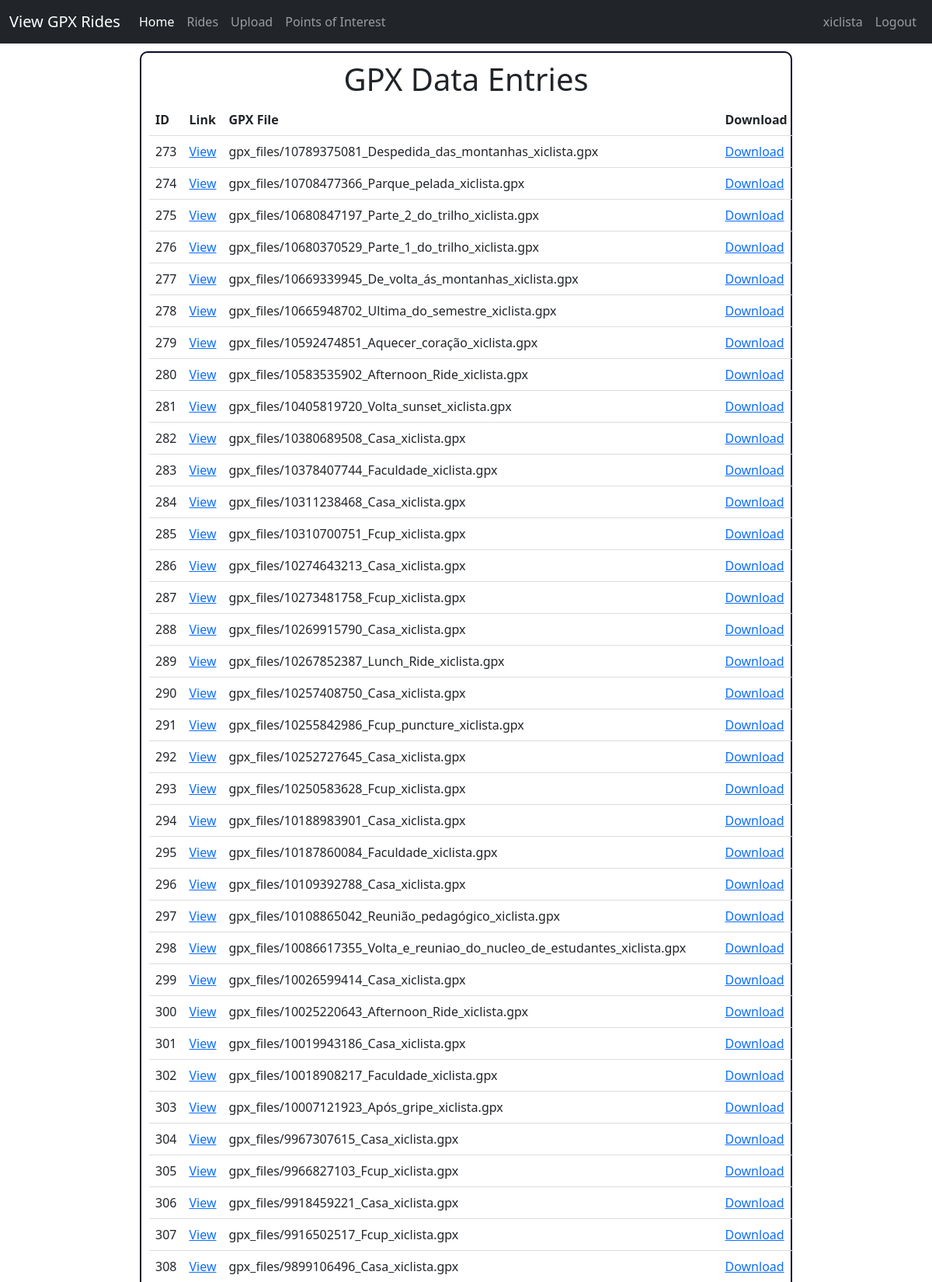
/map/gpx_data/ (signed in, upper part), run on the app's committed database.
### maps/models.py (models this page shows, shortened)
class CustomUser(AbstractUser):
    groups = models.ManyToManyField(
        'auth.Group',
        verbose_name='groups',
        blank=True,
        related_name='custom_user_set',  # Specify custom related_name
        related_query_name='custom_user',
    )
    objects = UserManager()

class GPXData(models.Model):
    id = models.AutoField(primary_key=True)
    user = models.ForeignKey(CustomUser, on_delete=models.CASCADE, related_name='gpx_data_set', related_query_name='gpx_data')  # Specify related_name and related_query_name
    gpx_file = models.FileField(upload_to='gpx_files/')

### maps/views.py (the view)
# urls.py: path('gpx_data/', views.display_gpx_data, name='display_gpx_data'),
def display_gpx_data(request):
    if request.user.is_authenticated:
        gpx_data_entries = GPXData.objects.filter(user=request.user)
        return render(request, 'display_gpx.html', {'gpx_data_entries': gpx_data_entries})
    else:
        raise PermissionDenied

### maps/templates/display_gpx.html (shortened to what this page needs)
{% extends 'base.html' %}
{% block content %}
<!DOCTYPE html>
<html>
<head>
    <link rel="stylesheet" href="https://cdn.jsdelivr.net/npm/bootstrap@5.1.3/dist/css/bootstrap.min.css">
</head>
<body>
    <div class="boxi">
    <div class="mx-auto max-w-xl text-center">
        <h1>GPX Data Entries</h1>
        <table>
            <thead>
                <tr>
                    <th>ID</th>
                    <th>Link</th>
                    <th>GPX File</th>
                    <th>Download</th>
                </tr>
            </thead>
            <tbody>
                {% for entry in gpx_data_entries %}
                <tr>
                    <td>{{ entry.id }}</td>
                    <td><a href="/map/gpx_data/{{ entry.id }}">View</a></td>
                    <td>{{ entry.gpx_file.name }}</td>
                    <td><a href="/map/gpx_data/{{ entry.id }}/file">Download</a></td>
                </tr>
                {% endfor %}
            </tbody>
        </table>
    </div>
    </div>
</body>
</html>
{% endblock %}

### maps/templates/navbar.html (shortened to what this page needs)
<!DOCTYPE html>
<html lang="en">
<head>
    <link rel="stylesheet" href="https://cdn.jsdelivr.net/npm/bootstrap@5.1.3/dist/css/bootstrap.min.css">
</head>
<body>
    <nav class="navbar navbar-expand-lg navbar-dark bg-dark">
      <div class="container-fluid">
          <a class="navbar-brand" href="#">View GPX Rides</a>
          <div class="collapse navbar-collapse" id="navbarNav">
              <ul class="navbar-nav me-auto">
                  <li class="nav-item">
                      <a class="nav-link active" aria-current="page" href="/map/">Home</a>
                  </li>
                  <li class="nav-item">
                      <a class="nav-link" href="/map/gpx_data/">Rides</a>
                  </li>
                  <li class="nav-item">
                      <a class="nav-link" href="/map/upload_gpx">Upload</a>
                  </li>
                  <li class="nav-item">
                      <a class="nav-link" href="/map/pois/">Points of Interest</a>
                    </li>
              </ul>
              <ul class="navbar-nav">
                  {% if user.is_authenticated %}
                      <li class="nav-item">
                          <a class="nav-link" href="#">{{ user.username }}</a>
                      </li>
                      <li class="nav-item">
                          <a id="logout-link" class="nav-link" href="{% url 'logout' %}">Logout</a>
                      </li>
                  {% endif %}
              </ul>
          </div>
      </div>
    </nav>
</body>

### maps/templates/navbar.html (style rules this page uses)
.navbar.navbar-expand-lg.navbar-dark.bg-dark { margin-bottom: 0px; }

### maps/templates/display_gpx.html (style rules this page uses)
table { border-collapse: collapse; width: 100%; }
th, td { padding: 8px; text-align: left; border-bottom: 1px solid #ddd; }
.boxi { margin: 0 auto; width: 70%; padding: 10px; border-radius: 10px; margin-top: 10px; align-items: center; border-color: hsl(240, 55%, 10%); border: 2px solid hsl(240, 55%, 10%); text-align: center; }

### data on the page
CustomUser: username "xiclista"
GPXData: id "273", gpx_file.name "gpx_files/10789375081_Despedida_das_montanhas_xiclista.gpx"
GPXData: id "274", gpx_file.name "gpx_files/10708477366_Parque_pelada_xiclista.gpx"
GPXData: id "275", gpx_file.name "gpx_files/10680847197_Parte_2_do_trilho_xiclista.gpx"
GPXData: id "276", gpx_file.name "gpx_files/10680370529_Parte_1_do_trilho_xiclista.gpx"
GPXData: id "277", gpx_file.name "gpx_files/10669339945_De_volta_ás_montanhas_xiclista.gpx"
GPXData: id "278", gpx_file.name "gpx_files/10665948702_Ultima_do_semestre_xiclista.gpx"
GPXData: id "279", gpx_file.name "gpx_files/10592474851_Aquecer_coração_xiclista.gpx"
GPXData: id "280", gpx_file.name "gpx_files/10583535902_Afternoon_Ride_xiclista.gpx"
GPXData: id "281", gpx_file.name "gpx_files/10405819720_Volta_sunset_xiclista.gpx"
GPXData: id "282", gpx_file.name "gpx_files/10380689508_Casa_xiclista.gpx"
GPXData: id "283", gpx_file.name "gpx_files/10378407744_Faculdade_xiclista.gpx"
GPXData: id "284", gpx_file.name "gpx_files/10311238468_Casa_xiclista.gpx"
GPXData: id "285", gpx_file.name "gpx_files/10310700751_Fcup_xiclista.gpx"
GPXData: id "286", gpx_file.name "gpx_files/10274643213_Casa_xiclista.gpx"
GPXData: id "287", gpx_file.name "gpx_files/10273481758_Fcup_xiclista.gpx"
GPXData: id "288", gpx_file.name "gpx_files/10269915790_Casa_xiclista.gpx"
GPXData: id "289", gpx_file.name "gpx_files/10267852387_Lunch_Ride_xiclista.gpx"
GPXData: id "290", gpx_file.name "gpx_files/10257408750_Casa_xiclista.gpx"
GPXData: id "291", gpx_file.name "gpx_files/10255842986_Fcup_puncture_xiclista.gpx"
GPXData: id "292", gpx_file.name "gpx_files/10252727645_Casa_xiclista.gpx"
GPXData: id "293", gpx_file.name "gpx_files/10250583628_Fcup_xiclista.gpx"
GPXData: id "294", gpx_file.name "gpx_files/10188983901_Casa_xiclista.gpx"
GPXData: id "295", gpx_file.name "gpx_files/10187860084_Faculdade_xiclista.gpx"
GPXData: id "296", gpx_file.name "gpx_files/10109392788_Casa_xiclista.gpx"
GPXData: id "297", gpx_file.name "gpx_files/10108865042_Reunião_pedagógico_xiclista.gpx"
GPXData: id "298", gpx_file.name "gpx_files/10086617355_Volta_e_reuniao_do_nucleo_de_estudantes_xiclista.gpx"
GPXData: id "299", gpx_file.name "gpx_files/10026599414_Casa_xiclista.gpx"
GPXData: id "300", gpx_file.name "gpx_files/10025220643_Afternoon_Ride_xiclista.gpx"
GPXData: id "301", gpx_file.name "gpx_files/10019943186_Casa_xiclista.gpx"
GPXData: id "302", gpx_file.name "gpx_files/10018908217_Faculdade_xiclista.gpx"
GPXData: id "303", gpx_file.name "gpx_files/10007121923_Após_gripe_xiclista.gpx"
GPXData: id "304", gpx_file.name "gpx_files/9967307615_Casa_xiclista.gpx"
GPXData: id "305", gpx_file.name "gpx_files/9966827103_Fcup_xiclista.gpx"
GPXData: id "306", gpx_file.name "gpx_files/9918459221_Casa_xiclista.gpx"
GPXData: id "307", gpx_file.name "gpx_files/9916502517_Fcup_xiclista.gpx"
GPXData: id "308", gpx_file.name "gpx_files/9899106496_Casa_xiclista.gpx"
